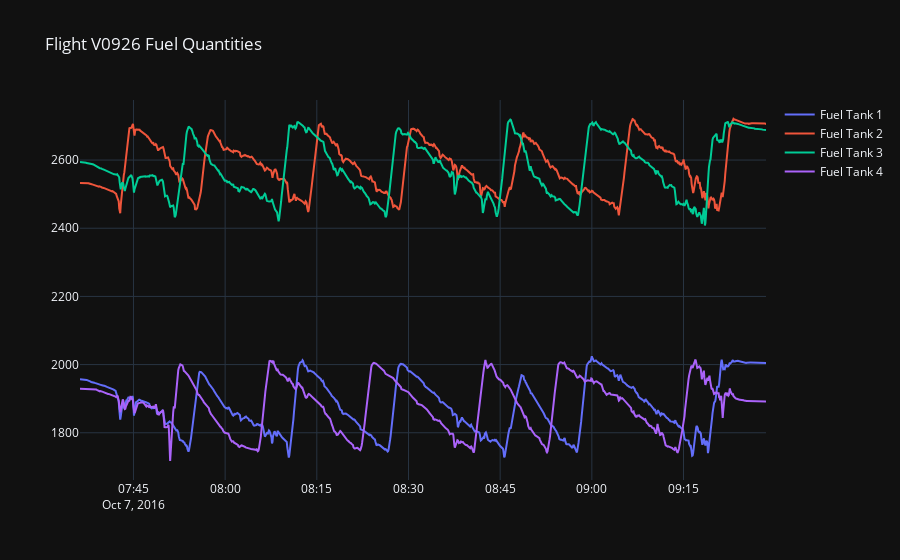

The cell this chart's notebook holds for it:
### Code cell
fig = go.Figure()

fig.add_trace(go.Scatter(x=singleflightdata.UTC_TIME, y=singleflightdata.VALUE_FUEL_QTY_FT1, mode='lines', name='Fuel Tank 1'))
fig.add_trace(go.Scatter(x=singleflightdata.UTC_TIME, y=singleflightdata.VALUE_FUEL_QTY_FT2, mode='lines', name='Fuel Tank 2' ))
fig.add_trace(go.Scatter(x=singleflightdata.UTC_TIME, y=singleflightdata.VALUE_FUEL_QTY_FT3, mode='lines', name='Fuel Tank 3' ))
fig.add_trace(go.Scatter(x=singleflightdata.UTC_TIME, y=singleflightdata.VALUE_FUEL_QTY_FT4, mode='lines', name='Fuel Tank 4' ))

fig.update_layout(title=f'Flight {flightIwant} Fuel Quantities', template='plotly_dark')

### Figure 1 — Plotly figure (JSON) as saved in the notebook; plotly's stock layout.template omitted (floating-point values rounded to 4 significant figures; data arrays with more than 128 entries replaced by an {"elided": "..."} marker saying what was removed)
{"data": [{"mode": "lines", "name": "Fuel Tank 1", "type": "scatter", "x": {"elided": "1348 str values"}, "y": {"elided": "1348 float values"}}, {"mode": "lines", "name": "Fuel Tank 2", "type": "scatter", "x": {"elided": "1348 str values"}, "y": {"elided": "1348 float values"}}, {"mode": "lines", "name": "Fuel Tank 3", "type": "scatter", "x": {"elided": "1348 str values"}, "y": {"elided": "1348 float values"}}, {"mode": "lines", "name": "Fuel Tank 4", "type": "scatter", "x": {"elided": "1348 str values"}, "y": {"elided": "1348 float values"}}], "layout": {"title": {"text": "Flight V0926 Fuel Quantities"}}}
